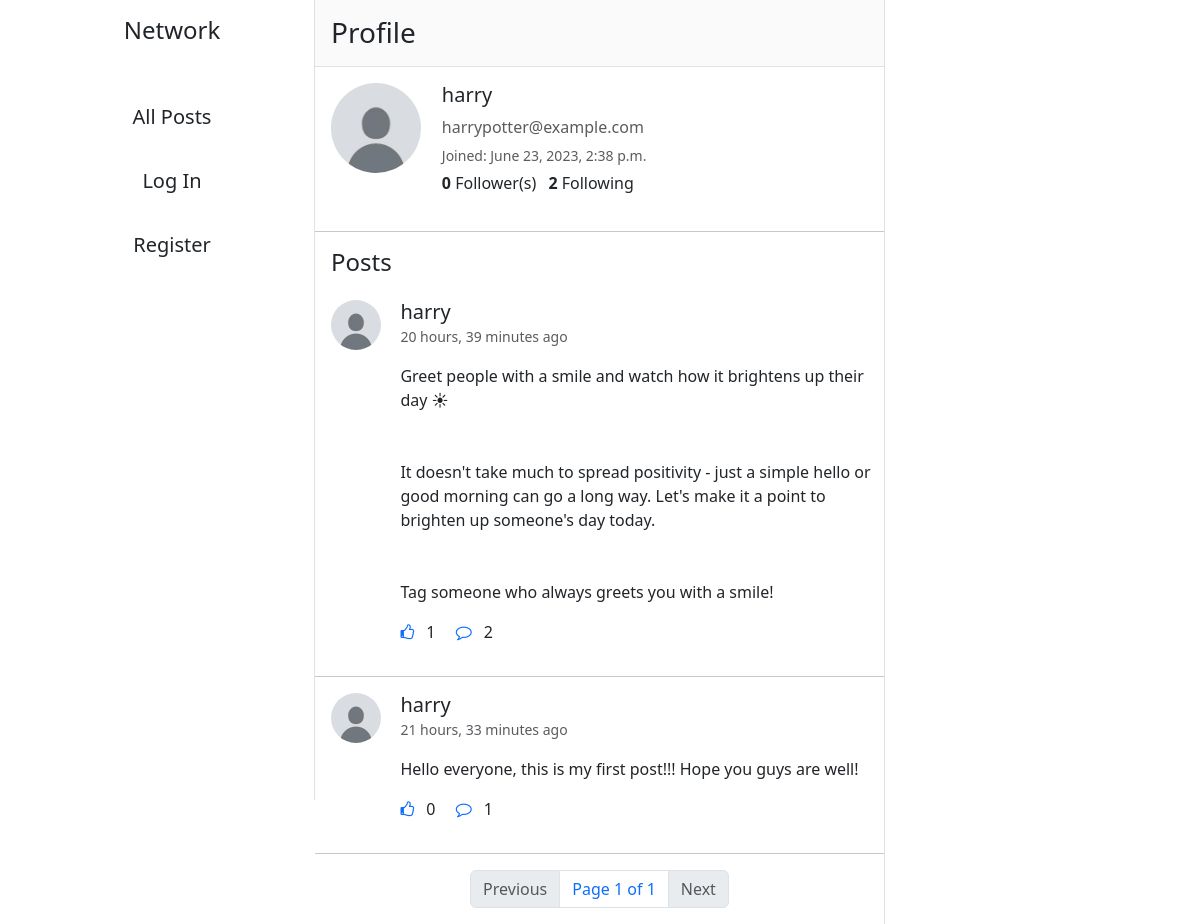
The app's page /profile/3, older data.
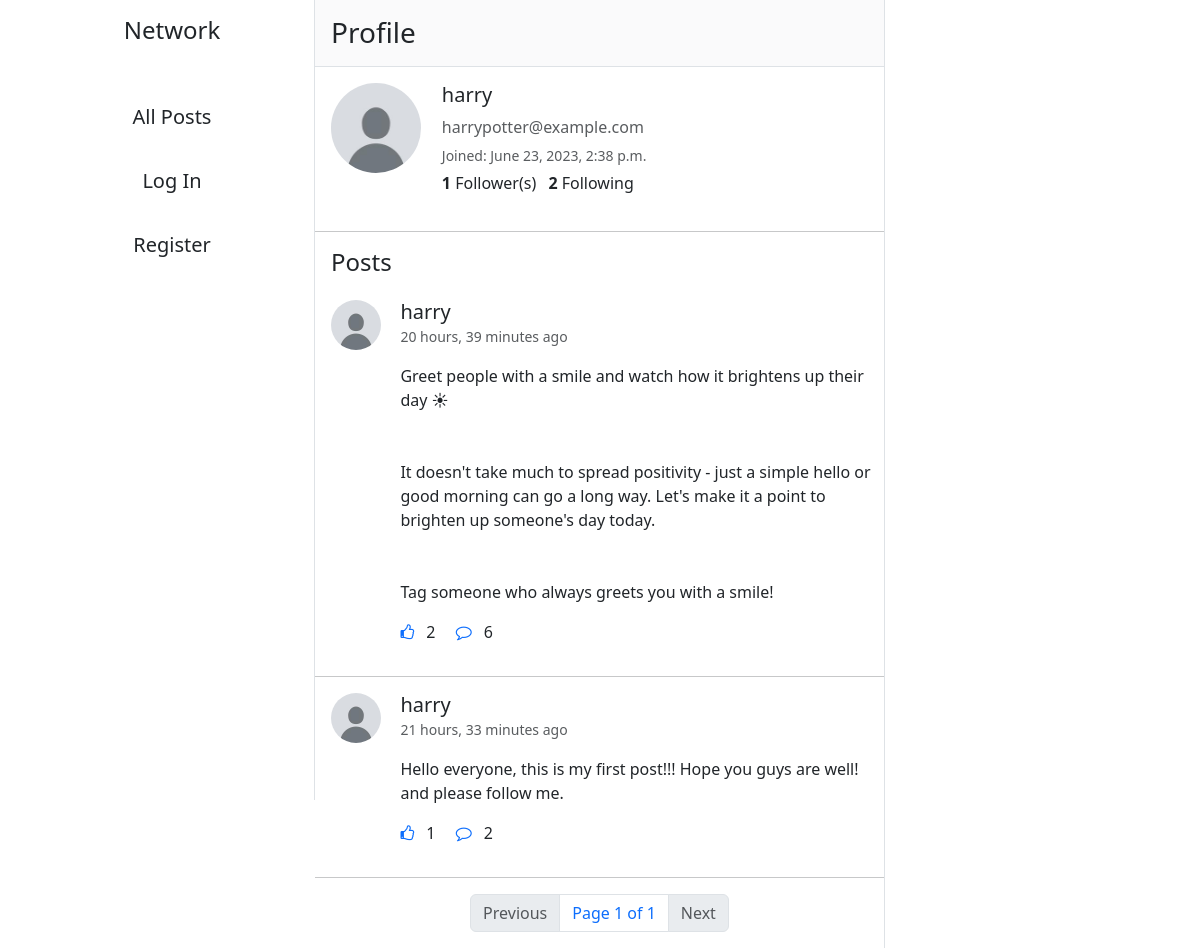
The same page, newer data.
### network/models.py (models this page shows, shortened)
class User(AbstractUser):
    profile_pic = models.ImageField(upload_to="images/", default="images/default-profile-pic.jpg")
    def get_posts(self):
        posts = self.posts.order_by("-posted_on").all()
        return posts
    def get_followers_count(self):
        return self.followers.count()
    def get_followings_count(self):
        return self.followings.count()

class Post(models.Model):
    content = models.CharField(max_length=1200, null=False, blank=False)
    posted_on = models.DateTimeField(auto_now_add=True)
    posted_by = models.ForeignKey(User, on_delete=models.CASCADE, related_name="posts")
    likes = models.ManyToManyField(User, blank=True, related_name="liked_posts")
    def count_likes(self):
        return self.likes.count()
    def get_comments(self):
        return self.comments.all()
    def count_comments(self):
        return self.comments.count()
    def check_like(self, user):
        try:
            self.likes.get(pk=user.id)
            return True
        except:
            return False

### network/views.py (the view)
# urls.py: path("profile/<int:user_id>", views.profile, name="profile"),
def profile(request, user_id):
    try:
        user = User.objects.get(pk=user_id)
    except User.DoesNotExist:
        return HttpResponseRedirect(reverse("index"))
    posts = user.get_posts()
    posts = posts.order_by("-posted_on")
    paginator = Paginator(posts, 10)
    page_num = request.GET.get("page")
    posts = paginator.get_page(page_num if page_num else 1)
    likes = []
    for post in posts:
        likes.append(post.check_like(user=request.user))
    zipped_list = zip(posts, likes)
    is_following = False
    try:
        if (request.user.is_authenticated):
            Follower.objects.get(followee=user, follower=request.user)
            is_following = True
    except Follower.DoesNotExist:
        is_following = False
    return render(request, "network/profile.html", {
        "user": user,
        "posts": posts,
        "zipped_list": zipped_list,
        "is_following": is_following
    })

### network/templates/network/profile.html (shortened to what this page needs)
{% extends "network/layout.html" %}
{% block body %}
    <h3 class="p-3 bg-body-tertiary bg-opacity-75 m-0 border-bottom sticky-top">
        {% if user == request.user %}
            Your Profile
        {% else %}
            Profile
        {% endif %}
    </h3>
    <div class="row">
        <div class="col-2 m-3">
            <img class="profile-pic profile-pic-lg" src="{{ user.profile_pic.url }}" alt="profile-pic">
        </div>
        <div class="col-8 py-3 px-lg-2 px-sm-3">
            <h5>{{ user.username }}</h5>
            <p class="text-muted my-1">{{ user.email }}</p>
            <small class="text-muted">Joined: {{ user.date_joined }}</small>
            <p class="my-1">
                <strong id="follower-count">{{ user.get_followers_count }}</strong> Follower(s)
                <strong class="ms-2">{{ user.get_followings_count }}</strong> Following
            </p>
        </div>
    </div>
    <hr>
    <h4 class="mx-3">
        {% if user == request.user %}
            Your Posts
        {% else %}
            Posts
        {% endif %}
    </h4>
    {% include "network/posts.html" %}
{% endblock %}

### network/templates/network/layout.html (shortened to what this page needs)
{% load static %}
<!DOCTYPE html>
<html lang="en">
    <head>
        <link href="https://cdn.jsdelivr.net/npm/bootstrap@5.3.0/dist/css/bootstrap.min.css" rel="stylesheet">
        <link rel="stylesheet" href="https://cdnjs.cloudflare.com/ajax/libs/font-awesome/4.7.0/css/font-awesome.min.css">
        <link href="{% static 'network/styles.css' %}" rel="stylesheet">
    </head>
    <body>
        <div class="container position-relative">
            <div class="row">
                <div class="col-3 position-sticky min-vh-100 h-100 border-end" style="top: 0; left: 0;">
                    <h4 class="text-center my-3">Network</h4>
                    <ul class="list-unstyled text-center my-5">
                        {% with request.resolver_match.url_name as url_name %}
                            <li class="my-3">
                                <a class="btn btn-lg rounded-5 {% if url_name == 'index' %}active{% endif %}" href="{% url 'index' %}">All Posts</a>
                            </li>
                            {% if request.user.is_authenticated %}
                                <li class="my-3">
                                    <a class="btn btn-lg rounded-5 {% if url_name == 'followings' %}active{% endif %}" href="{% url 'followings' %}">Following</a>
                                </li>
                                <li class="my-3">
                                    <a class="btn btn-lg rounded-5 {% if url_name == 'profile' %}active{% endif %}" href="{% url 'profile' request.user.id %}">Profile</a>
                                </li>
                                <li class="my-5 py-5">
                                    <a class="btn btn-danger btn-lg rounded-5" href="{% url 'logout' %}">Log Out</a>
                                </li>
                            {% else %}
                                <li class="my-3">
                                    <a class="btn btn-lg rounded-5 {% if url_name == 'login' %}active{% endif %}" href="{% url 'login' %}">Log In</a>
                                </li>
                                <li class="my-3">
                                    <a class="btn btn-lg rounded-5 {% if url_name == 'register' %}active{% endif %}" href="{% url 'register' %}">Register</a>
                                </li>
                            {% endif %}
                        {% endwith %}
                    </ul>
                </div>
                <div class="col-lg-6 col-sm-8 p-0 min-vh-100 border-end">
                    {% block body %}
                    {% endblock %}
                </div>
                <div class="col-lg-3 col-sm-1">
                </div>
            </div>
        </div>
    </body>
</html>

### network/templates/network/posts.html (shortened to what this page needs)
{% for post, like in zipped_list %}
        <div class="card w-100 border-0" id="post{{ post.id }}">
            <div class="row">
                <div class="col-1 m-3">
                    <img class="profile-pic profile-pic-md" src="{{ post.posted_by.profile_pic.url }}" alt="profile-pic">
                </div>
                <div class="col-9 card-body position-relative me-2">
                    <h5 class="card-title my-0">
                        <a href="{% url 'profile' post.posted_by.id %}"
                            class="link-dark link-underline-opacity-0 link-underline-opacity-100-hover">{{ post.posted_by }}</a>
                    </h5>
                    <small class="card-subtitle mb-2 text-body-secondary">{{ post.posted_on|timesince }} ago</small>
                    <p class="card-text my-3 post-content">{{ post.content }}</p>
                    <p class="card-text">
                        <a class="text-decoration-none like-btn" data-id="{{ post.id }}">
                            {% if like %}
                                <i class="fa fa-thumbs-up"></i>
                            {% else %}
                                <i class="fa fa-thumbs-o-up"></i>
                            {% endif %}
                        </a>
                        <span class="likes-count mx-2">{{ post.count_likes }}</span>
                        <a href="#commentCollapse{{ post.id }}" class="card-link text-decoration-none mx-2" data-bs-toggle="collapse"
                            role="button" aria-expanded="false" aria-controls="commentCollapse{{ post.id }}">
                            <i class="fa fa-comment-o"></i>
                        </a>
                        <span class="comments-count">{{ post.count_comments }}</span>
                    </p>
                </div>
            </div>
        </div>
        <hr class="my-0">
{% empty %}
    <h4 class="p-3">No posts yet.</h4>
{% endfor %}
{% include "network/pagination.html" %}

### network/templates/network/pagination.html
<ul class="pagination justify-content-center my-3">
    <li class="page-item">
        <a href="{% if posts.has_previous %}{{ request.path }}?page={{ posts.previous_page_number }}{% else %}#{% endif %}"
            class="page-link {% if not posts.has_previous %} disabled {% endif %}">Previous</a>
    </li>
    <li class="page-item">
        <a href="#" class="page-link">
            {% if posts.paginator.num_pages %}
                Page {{ posts.number }} of {{ posts.paginator.num_pages }}
            {% else %}
                Page 1 of 1
            {% endif %}
        </a>
    </li>
    <li class="page-item">
        <a href="{% if posts.has_next %}{{ request.path }}?page={{ posts.next_page_number }}{% else %}#{% endif %}"
            class="page-link {% if not posts.has_next %} disabled {% endif %}">Next</a>
    </li>
</ul>

### network/static/network/styles.css (style rules this page uses)
.disabled { pointer-events: none; cursor: default; color: grey; }
.profile-pic { border-radius: 50%; object-fit: cover; }
.profile-pic-lg { width: 90px; height: 90px; }
.profile-pic-md { width: 50px; height: 50px; }
.post-content { white-space: pre-line; }

Row changes from the older to the newer data that the page shows:
changed User "harry": get_followers_count "0" → "1"
computed for Post "20 hours, 39 minutes": count_likes "1" → "2"; count_comments "2" → "6"
changed Post: content "Hello everyone, this is my first post!!! Hope you guys are well!" → "Hello everyone, this is my first post!!! Hope you guys are well! and please follow me."; count_likes "0" → "1"; count_comments "1" → "2"
